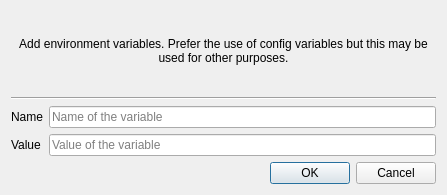
<?xml version="1.0" encoding="UTF-8"?>
<ui version="4.0">
 <class>AddEnvironmentDialog</class>
 <widget class="QDialog" name="AddEnvironmentDialog">
  <property name="geometry">
   <rect>
    <x>0</x>
    <y>0</y>
    <width>447</width>
    <height>195</height>
   </rect>
  </property>
  <property name="windowTitle">
   <string>Add environment</string>
  </property>
  <layout class="QVBoxLayout" name="verticalLayout">
   <item>
    <layout class="QVBoxLayout" name="verticalLayout_2">
     <item>
      <widget class="QLabel" name="label_3">
       <property name="text">
        <string>Add environment variables. Prefer the use of config variables but this may be used for other purposes.</string>
       </property>
       <property name="alignment">
        <set>Qt::AlignmentFlag::AlignCenter</set>
       </property>
       <property name="wordWrap">
        <bool>true</bool>
       </property>
      </widget>
     </item>
     <item>
      <widget class="Line" name="line">
       <property name="orientation">
        <enum>Qt::Orientation::Horizontal</enum>
       </property>
      </widget>
     </item>
     <item>
      <layout class="QGridLayout" name="gridLayout">
       <item row="1" column="0">
        <widget class="QLabel" name="label_2">
         <property name="text">
          <string>Value</string>
         </property>
        </widget>
       </item>
       <item row="0" column="1">
        <widget class="LineEditWithCustomContextMenu" name="name">
         <property name="text">
          <string/>
         </property>
         <property name="placeholderText">
          <string>Name of the variable</string>
         </property>
        </widget>
       </item>
       <item row="1" column="1">
        <widget class="QLineEdit" name="value">
         <property name="placeholderText">
          <string>Value of the variable</string>
         </property>
        </widget>
       </item>
       <item row="0" column="0">
        <widget class="QLabel" name="label">
         <property name="text">
          <string>Name</string>
         </property>
        </widget>
       </item>
      </layout>
     </item>
     <item>
      <widget class="QDialogButtonBox" name="buttonBox">
       <property name="orientation">
        <enum>Qt::Orientation::Horizontal</enum>
       </property>
       <property name="standardButtons">
        <set>QDialogButtonBox::StandardButton::Cancel|QDialogButtonBox::StandardButton::Ok</set>
       </property>
      </widget>
     </item>
    </layout>
   </item>
  </layout>
 </widget>
 <customwidgets>
  <customwidget>
   <class>LineEditWithCustomContextMenu</class>
   <extends>QLineEdit</extends>
   <header>cruiz/manage_local_cache/widgets/configpathorurl.h</header>
  </customwidget>
 </customwidgets>
 <resources/>
 <connections>
  <connection>
   <sender>buttonBox</sender>
   <signal>accepted()</signal>
   <receiver>AddEnvironmentDialog</receiver>
   <slot>accept()</slot>
   <hints>
    <hint type="sourcelabel">
     <x>248</x>
     <y>254</y>
    </hint>
    <hint type="destinationlabel">
     <x>157</x>
     <y>274</y>
    </hint>
   </hints>
  </connection>
  <connection>
   <sender>buttonBox</sender>
   <signal>rejected()</signal>
   <receiver>AddEnvironmentDialog</receiver>
   <slot>reject()</slot>
   <hints>
    <hint type="sourcelabel">
     <x>316</x>
     <y>260</y>
    </hint>
    <hint type="destinationlabel">
     <x>286</x>
     <y>274</y>
    </hint>
   </hints>
  </connection>
 </connections>
</ui>
